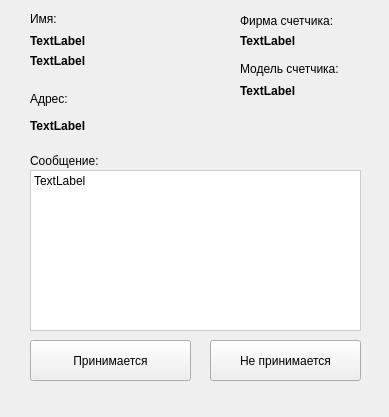
<?xml version="1.0" encoding="UTF-8"?>
<ui version="4.0">
 <class>reqestForm</class>
 <widget class="QWidget" name="reqestForm">
  <property name="geometry">
   <rect>
    <x>0</x>
    <y>0</y>
    <width>389</width>
    <height>417</height>
   </rect>
  </property>
  <property name="windowTitle">
   <string>Form</string>
  </property>
  <widget class="QLabel" name="nameLabel">
   <property name="geometry">
    <rect>
     <x>30</x>
     <y>30</y>
     <width>191</width>
     <height>21</height>
    </rect>
   </property>
   <property name="font">
    <font>
     <weight>75</weight>
     <bold>true</bold>
    </font>
   </property>
   <property name="text">
    <string>TextLabel</string>
   </property>
  </widget>
  <widget class="QLabel" name="sernameLabel">
   <property name="geometry">
    <rect>
     <x>30</x>
     <y>50</y>
     <width>191</width>
     <height>21</height>
    </rect>
   </property>
   <property name="font">
    <font>
     <weight>75</weight>
     <bold>true</bold>
    </font>
   </property>
   <property name="text">
    <string>TextLabel</string>
   </property>
  </widget>
  <widget class="QLabel" name="adressLabel">
   <property name="geometry">
    <rect>
     <x>30</x>
     <y>110</y>
     <width>341</width>
     <height>31</height>
    </rect>
   </property>
   <property name="font">
    <font>
     <weight>75</weight>
     <bold>true</bold>
    </font>
   </property>
   <property name="text">
    <string>TextLabel</string>
   </property>
  </widget>
  <widget class="QLabel" name="firmLabel">
   <property name="geometry">
    <rect>
     <x>240</x>
     <y>30</y>
     <width>151</width>
     <height>21</height>
    </rect>
   </property>
   <property name="font">
    <font>
     <weight>75</weight>
     <bold>true</bold>
    </font>
   </property>
   <property name="text">
    <string>TextLabel</string>
   </property>
  </widget>
  <widget class="QLabel" name="modelLabel">
   <property name="geometry">
    <rect>
     <x>240</x>
     <y>80</y>
     <width>151</width>
     <height>21</height>
    </rect>
   </property>
   <property name="font">
    <font>
     <weight>75</weight>
     <bold>true</bold>
    </font>
   </property>
   <property name="text">
    <string>TextLabel</string>
   </property>
  </widget>
  <widget class="QPushButton" name="acceptButton">
   <property name="geometry">
    <rect>
     <x>30</x>
     <y>340</y>
     <width>161</width>
     <height>41</height>
    </rect>
   </property>
   <property name="text">
    <string>Принимается</string>
   </property>
  </widget>
  <widget class="QPushButton" name="rejectButton">
   <property name="geometry">
    <rect>
     <x>210</x>
     <y>340</y>
     <width>151</width>
     <height>41</height>
    </rect>
   </property>
   <property name="text">
    <string>Не принимается</string>
   </property>
  </widget>
  <widget class="QLabel" name="nameHint">
   <property name="geometry">
    <rect>
     <x>30</x>
     <y>10</y>
     <width>66</width>
     <height>17</height>
    </rect>
   </property>
   <property name="text">
    <string>Имя:</string>
   </property>
  </widget>
  <widget class="QLabel" name="adresHint">
   <property name="geometry">
    <rect>
     <x>30</x>
     <y>90</y>
     <width>66</width>
     <height>17</height>
    </rect>
   </property>
   <property name="text">
    <string>Адрес:</string>
   </property>
  </widget>
  <widget class="QLabel" name="firmHint">
   <property name="geometry">
    <rect>
     <x>240</x>
     <y>10</y>
     <width>131</width>
     <height>21</height>
    </rect>
   </property>
   <property name="text">
    <string>Фирма счетчика:</string>
   </property>
  </widget>
  <widget class="QLabel" name="modelHint">
   <property name="geometry">
    <rect>
     <x>240</x>
     <y>60</y>
     <width>141</width>
     <height>17</height>
    </rect>
   </property>
   <property name="text">
    <string>Модель счетчика:</string>
   </property>
  </widget>
  <widget class="QLabel" name="messageHint">
   <property name="geometry">
    <rect>
     <x>30</x>
     <y>150</y>
     <width>121</width>
     <height>21</height>
    </rect>
   </property>
   <property name="text">
    <string>Сообщение:</string>
   </property>
  </widget>
  <widget class="QLabel" name="messageLabel">
   <property name="geometry">
    <rect>
     <x>30</x>
     <y>170</y>
     <width>331</width>
     <height>161</height>
    </rect>
   </property>
   <property name="styleSheet">
    <string notr="true">background: #fff;
border: 1px solid #ccc;</string>
   </property>
   <property name="text">
    <string>TextLabel</string>
   </property>
   <property name="alignment">
    <set>Qt::AlignLeading|Qt::AlignLeft|Qt::AlignTop</set>
   </property>
  </widget>
 </widget>
 <resources/>
 <connections/>
</ui>
